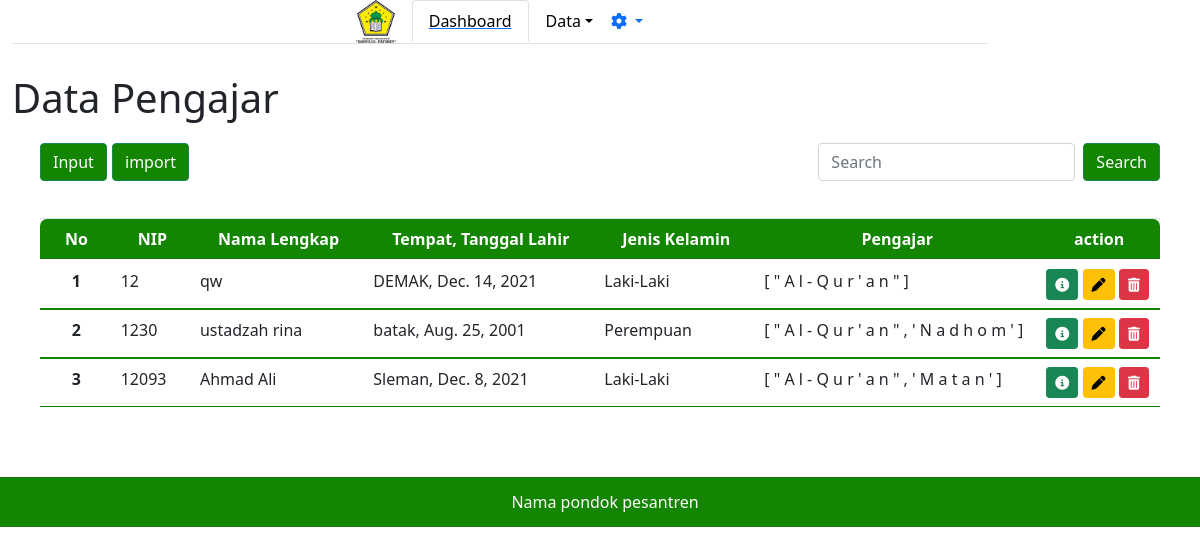
/adminpondok/datapengajar/, run on the app's committed database.
### adminpondok/models.py (models this page shows)
class Pengajar(models.Model):
    kelamin = [
        ('Laki-Laki', 'Laki-Laki'),
        ('Perempuan', 'Perempuan'),
    ]
    NIP = models.IntegerField(unique=True)
    nama_pengajar = models.CharField(max_length=30)
    tempat_lahir = models.CharField(max_length=20)
    tanggal_lahir = models.DateField()
    jk = models.CharField(max_length=9, choices=kelamin, default='')
    almt = models.TextField(default='')
    telp = models.IntegerField(default=0)
    email = models.CharField(default='', max_length=20)
    pngjr = models.CharField(max_length=10, default='')

### adminpondok/views.py (the view, shortened to what this page needs)
# urls.py: path('datapengajar/', views.datapengajar),
def datapengajar(req):
    pengajar = models.Pengajar.objects.order_by('-id')
    return render(req, 'adminpondok/datapengajar.html', {
        'data': pengajar,
    })

### adminpondok/templates/adminpondok/datapengajar.html (shortened to what this page needs)
{% extends "adminpondok/base.html" %}
{% block content %}
<h1>Data Pengajar</h1>
<nav class="navbar navbar-light bg-white">
    <div class="container-fluid">
        <a class="navbar-brand">
            <button type="button" class="btn btn-success" data-bs-toggle="modal" data-bs-target="#staticBackdrop"
                style="background-color: #138500;">
                Input
            </button>
            <button type="button" class="btn btn-success" style="background-color: #138500;">
                import
            </button>
        </a>
        <form class="d-flex">
            <input class="form-control me-2" type="search" placeholder="Search" aria-label="Search">
            <button class="btn btn-success" style="background-color:#138500 ;" type="submit">Search</button>
        </form>
    </div>
</nav>
<div class="card-body table-responsive">
    <div class="min-h-screen bg-white py-2">
        <div class="container-fluid">
            <table class="table">
                <thead class="" style="background-color: #138500; color: #FFFFFF;">
                    <tr>
                        <th class="font-semibold text-sm uppercase px-4 py-2 text-center">No</th>
                        <th class="font-semibold text-sm uppercase px-4 py-2 text-center">NIP</th>
                        <th class="font-semibold text-sm uppercase px-4 py-2 text-center">Nama Lengkap</th>
                        <th class="font-semibold text-sm uppercase px-4 py-2 text-center">Tempat, Tanggal Lahir</th>
                        <th class="font-semibold text-sm uppercase px-4 py-2 text-center">Jenis Kelamin</th>
                        <th class="font-semibold text-sm uppercase px-4 py-2 text-center">Pengajar</th>
                        <th class="font-semibold text-sm uppercase px-4 py-2 text-center">action</th>
                    </tr>
                </thead>
                {% for d in data %}
                <tbody class="divide-y divide-gray-500" style="border-color: #138500;">
                    <tr>
                        <th scope=" row" class="text-center">{{ forloop.counter }}</th>
                        <td>{{d.NIP}}</td>
                        <td>{{d.nama_pengajar}}</td>
                        <td>{{d.tempat_lahir}}, {{d.tanggal_lahir}}</td>
                        <td>{{d.jk}}</td>
                        <td>{% for dt in d.pngjr %} {{dt}} {% endfor %}</td>
                        <td>
                            <a class="btn btn-sm btn-success" href="/{{d.id}}/detail"><i
                                    class="fas fa-info-circle"></i></a>
                            <a class="btn btn-sm btn-warning" href="/adminpondok/datapengajar/{{d.id}}/editpengajar"><i
                                    class="fas fa-pen"></i></a>
                            <a class="btn btn-sm btn-danger" href="/adminpondok/datapengajar/{{d.id}}/deletepengajar"><i
                                    class="fas fa-trash-alt"></i></a>
                        </td>
                    </tr>
                </tbody>
                {% endfor %}
            </table>
        </div>
    </div>
</div>
{% endblock %}

### static/css1/style.css (style rules this page uses)
* { margin: 0; padding: 0; box-sizing: border-box; }

### adminpondok/templates/adminpondok/base.html (style rules this page uses)
table tr:first-child th:first-child { border-top-left-radius: 7px; }
table tr:first-child th:last-child { border-top-right-radius: 7px; }
table tbody { overflow: auto; border-color: #138500; }

### data on the page
Pengajar: NIP "12", nama_pengajar "qw", tempat_lahir "DEMAK", tanggal_lahir "Dec. 14, 2021", jk "Laki-Laki", pngjr "[" "\"" "A" "l" "-" "Q" "u" "r" "'" "a" "n" "\"" "]"
Pengajar: NIP "1230", nama_pengajar "ustadzah rina", tempat_lahir "batak", tanggal_lahir "Aug. 25, 2001", jk "Perempuan", pngjr "[" "\"" "A" "l" "-" "Q" "u" "r" "'" "a" "n" "\"" "," "'" "N" "a" "d" "h" "o" "m" "'" "]"
Pengajar: NIP "12093", nama_pengajar "Ahmad Ali", tempat_lahir "Sleman", tanggal_lahir "Dec. 8, 2021", jk "Laki-Laki", pngjr "[" "\"" "A" "l" "-" "Q" "u" "r" "'" "a" "n" "\"" "," "'" "M" "a" "t" "a" "n" "'" "]"
